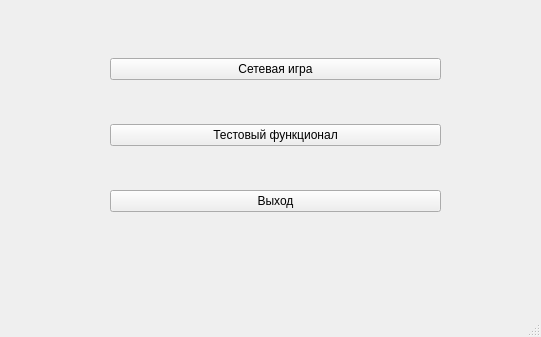
<?xml version="1.0" encoding="UTF-8"?>
<ui version="4.0">
 <class>MenuWindow</class>
 <widget class="QMainWindow" name="MenuWindow">
  <property name="geometry">
   <rect>
    <x>0</x>
    <y>0</y>
    <width>541</width>
    <height>337</height>
   </rect>
  </property>
  <property name="windowTitle">
   <string>Морской бой</string>
  </property>
  <widget class="QWidget" name="centralwidget">
   <widget class="QWidget" name="verticalLayoutWidget">
    <property name="geometry">
     <rect>
      <x>110</x>
      <y>20</y>
      <width>331</width>
      <height>231</height>
     </rect>
    </property>
    <layout class="QVBoxLayout" name="mainVerticalLayout">
     <item>
      <widget class="QPushButton" name="networkGameButton">
       <property name="text">
        <string>Сетевая игра</string>
       </property>
      </widget>
     </item>
     <item>
      <widget class="QPushButton" name="testButton">
       <property name="text">
        <string>Тестовый функционал</string>
       </property>
      </widget>
     </item>
     <item>
      <widget class="QPushButton" name="exitButton">
       <property name="text">
        <string>Выход</string>
       </property>
      </widget>
     </item>
    </layout>
   </widget>
  </widget>
  <widget class="QMenuBar" name="menubar">
   <property name="geometry">
    <rect>
     <x>0</x>
     <y>0</y>
     <width>541</width>
     <height>22</height>
    </rect>
   </property>
  </widget>
  <widget class="QStatusBar" name="statusbar"/>
 </widget>
 <resources/>
 <connections/>
</ui>
